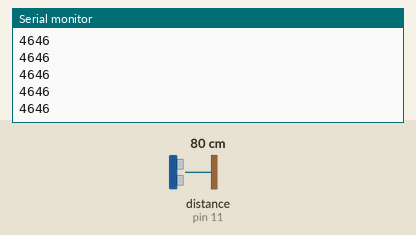
This sketch was run on a simulated Arduino Uno, built with avr-gcc and run on an emulated ATmega328P. Shown: the last lines printed to the serial monitor. Wiring (inferred from the names in the program): ultrasonic range finder: trigger pin 12; echo pin 11. The test bench sets the inputs (shaded band); at power-on: distance to the obstacle (sensor on pin 11) 80 cm. The echo pulse lasts 58.3 µs per cm.

Above: at 2.2 s.
2.3 s: distance to the obstacle (sensor on pin 11) set to 2 cm
At 2.71 s:
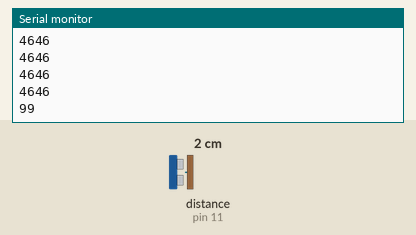
3.8 s: distance to the obstacle (sensor on pin 11) set to 4 cm
At 3.96 s:
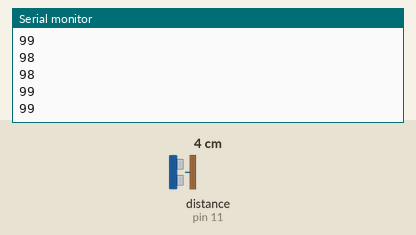
Timing chart, 0 to 6.8 s (numbered marks = the images above; inputs shaded):
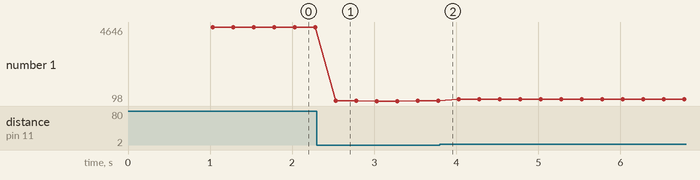

Measured:
- after the input at 2.3 s, the serial monitor: prints a new line after 0.23 s (image 1)
- plotted number 1: 4646 → 99 after the input at 2.3 s, 99 → 215 after the input at 3.8 s

The sketch:

MP3_Player_Serial_Input_Minimal.ino
```cpp
/*
YX5300 MP3 Player Module      Arduino Uno
        RX <---------------------> 7
        TX <---------------------> 6
       VCC <---------------------> 5V
       GND <---------------------> GND
-------------------------------------------------------------------
*/
int rxPin = 2;
int txPin = 3;
int songTime = 5000;
bool playing = false;
unsigned long playTime;

int triggerPin = 12;
int echoPin = 11;
unsigned long  pingTravelTime;
int songDistance = 4000;

unsigned long previousMillis = 0;  // will store last time LED was updated
const long interval = 250;  // interval at which to blink (milliseconds)

#include <SoftwareSerial.h>
SoftwareSerial mp3 (txPin,rxPin); //-> SoftwareSerial mp3 (RX_Pin, TX_Pin);

// ------------------------------------------------------- The byte commands are based on the table contained in the MP3 Player Module Document.
// Link to download the MP3 Player Module Document is available in the video description.

#define CMD_PLAY_INDEX        0X03    //-> Play with index.
#define CMD_SEL_DEV           0X09    //-> Select device.
#define DEV_TF                0X02    //-> 02 for TF card.
// Select device : 7E FF 06 09 00 00 02 EF -> Select storage device to TF card.
static int8_t Send_buf[8] = {0}; //-> Buffer to send commands.
//static uint8_t ansbuf[10] = {0}; //-> Buffer to receive response.

void setup(){

  pinMode(triggerPin,OUTPUT);
  pinMode(echoPin,INPUT);

  mp3.begin(9600);
  delay(500);
  Serial.begin(9600);
  sendCommand(CMD_SEL_DEV, 0, DEV_TF); // Select SD Card
  delay(500);

}

void loop(){

  unsigned long currentMillis = millis();
    if (currentMillis - previousMillis >= interval) {
    // save the last time you blinked the LED
    previousMillis = currentMillis;
    digitalWrite(triggerPin,LOW);
    delayMicroseconds(10);
    digitalWrite(triggerPin,HIGH);
    delayMicroseconds(10);
    digitalWrite(triggerPin,LOW);
    pingTravelTime=pulseIn(echoPin,HIGH);
    Serial.println(pingTravelTime);
    if (pingTravelTime < songDistance){
      playAdams();
    }
    }

}

void playAdams() {
  if (!playing)
  {
    sendCommand(CMD_PLAY_INDEX, 0, 1); //Play first song Index 1);
    playing = true;
    playTime = millis();
  }
  else
  {
      if ((millis() - playTime) > songTime)
      {

        playing = false;
      }
  }
}

// Function for sending commands.
void sendCommand(byte command){
  sendCommand(command, 0, 0);
}

void sendCommand(byte command, byte dat1, byte dat2){
  delay(20);
  Send_buf[0] = 0x7E;    //-> Every command should start with $(0x7E)
  Send_buf[1] = 0xFF;    //-> Version information
  Send_buf[2] = 0x06;    //-> The number of bytes of the command without starting byte and ending byte
  Send_buf[3] = command; //-> Such as PLAY and PAUSE and so on
  Send_buf[4] = 0x01;    //-> 0x00 = not feedback, 0x01 = feedback
  Send_buf[5] = dat1;    //-> data1
  Send_buf[6] = dat2;    //-> data2
  Send_buf[7] = 0xEF;    //-> Ending byte of the command
  for (uint8_t i = 0; i < 8; i++){
    mp3.write(Send_buf[i]) ;
  }
}
```
